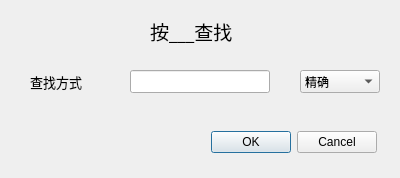
<?xml version="1.0" encoding="UTF-8"?>
<ui version="4.0">
 <class>SearchDialog</class>
 <widget class="QDialog" name="SearchDialog">
  <property name="geometry">
   <rect>
    <x>0</x>
    <y>0</y>
    <width>400</width>
    <height>178</height>
   </rect>
  </property>
  <property name="windowTitle">
   <string>Dialog</string>
  </property>
  <widget class="QDialogButtonBox" name="buttonBox">
   <property name="geometry">
    <rect>
     <x>210</x>
     <y>130</y>
     <width>167</width>
     <height>24</height>
    </rect>
   </property>
   <property name="orientation">
    <enum>Qt::Horizontal</enum>
   </property>
   <property name="standardButtons">
    <set>QDialogButtonBox::Cancel|QDialogButtonBox::Ok</set>
   </property>
  </widget>
  <widget class="QSpinBox" name="spinBox">
   <property name="geometry">
    <rect>
     <x>130</x>
     <y>70</y>
     <width>140</width>
     <height>23</height>
    </rect>
   </property>
  </widget>
  <widget class="QDateEdit" name="dateEdit">
   <property name="geometry">
    <rect>
     <x>130</x>
     <y>70</y>
     <width>140</width>
     <height>23</height>
    </rect>
   </property>
  </widget>
  <widget class="QLabel" name="Title">
   <property name="geometry">
    <rect>
     <x>150</x>
     <y>20</y>
     <width>108</width>
     <height>23</height>
    </rect>
   </property>
   <property name="font">
    <font>
     <family>黑体</family>
     <pointsize>14</pointsize>
    </font>
   </property>
   <property name="text">
    <string>按___查找</string>
   </property>
  </widget>
  <widget class="QLabel" name="label">
   <property name="geometry">
    <rect>
     <x>30</x>
     <y>70</y>
     <width>70</width>
     <height>23</height>
    </rect>
   </property>
   <property name="font">
    <font>
     <family>Adobe Devanagari</family>
     <pointsize>10</pointsize>
    </font>
   </property>
   <property name="text">
    <string>查找方式</string>
   </property>
  </widget>
  <widget class="QLineEdit" name="lineEdit">
   <property name="geometry">
    <rect>
     <x>130</x>
     <y>70</y>
     <width>140</width>
     <height>23</height>
    </rect>
   </property>
  </widget>
  <widget class="QComboBox" name="comboBox">
   <property name="geometry">
    <rect>
     <x>300</x>
     <y>70</y>
     <width>80</width>
     <height>23</height>
    </rect>
   </property>
   <item>
    <property name="text">
     <string>精确</string>
    </property>
   </item>
   <item>
    <property name="text">
     <string>模糊</string>
    </property>
   </item>
  </widget>
 </widget>
 <resources/>
 <connections>
  <connection>
   <sender>buttonBox</sender>
   <signal>accepted()</signal>
   <receiver>SearchDialog</receiver>
   <slot>accept()</slot>
   <hints>
    <hint type="sourcelabel">
     <x>248</x>
     <y>254</y>
    </hint>
    <hint type="destinationlabel">
     <x>157</x>
     <y>274</y>
    </hint>
   </hints>
  </connection>
  <connection>
   <sender>buttonBox</sender>
   <signal>rejected()</signal>
   <receiver>SearchDialog</receiver>
   <slot>reject()</slot>
   <hints>
    <hint type="sourcelabel">
     <x>316</x>
     <y>260</y>
    </hint>
    <hint type="destinationlabel">
     <x>286</x>
     <y>274</y>
    </hint>
   </hints>
  </connection>
 </connections>
</ui>
